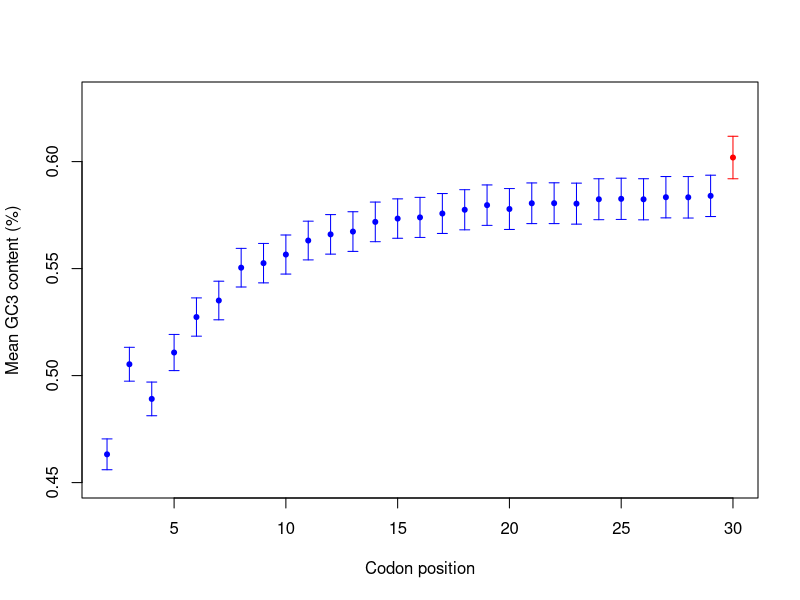

Here is the R script that generated this plot:
#Figure 4 

data1 <- read.csv("GC3_core.csv",header=T)
attach(data1)

dims <- dim(data1)

m.gc<-c()
sd.gc<-c()
sem.gc<-c()
x<-c(2:30)

for (i in c(4:dims[2])){
gc<- unlist(data1[i])

#Calculate mean GC3 content
m.gc<-c(m.gc,mean(gc))

#Standard deviation
sd.1<-sd(gc)
sd.gc<-c(sd.gc,sd.1)
sem.1<-sd.1/sqrt(length(gc))
sem.gc<-c(sem.gc,sem.1)

}

core.gc<-unlist(data1$Core_GC)
m.gc<-c(m.gc,mean(core.gc))
sd.gc<-c(sd.gc,sd(core.gc))
sem.gc<-c(sem.gc,sd(core.gc)/sqrt(length(core.gc)))

col_v.1 <- rep("blue",28)
col_v <-c(col_v.1,"red")

pdf("Fig4_Scatterplot_GC3_SEM.pdf")
plot(x,m.gc, pch=20,col=col_v, xlab="Codon position", ylab="Mean GC3 content (%)", ylim=c(0.45,0.63))
arrows(x,m.gc+sem.gc,x,m.gc-sem.gc,length=0.05, angle=90, code=3, col=col_v)
dev.off()
